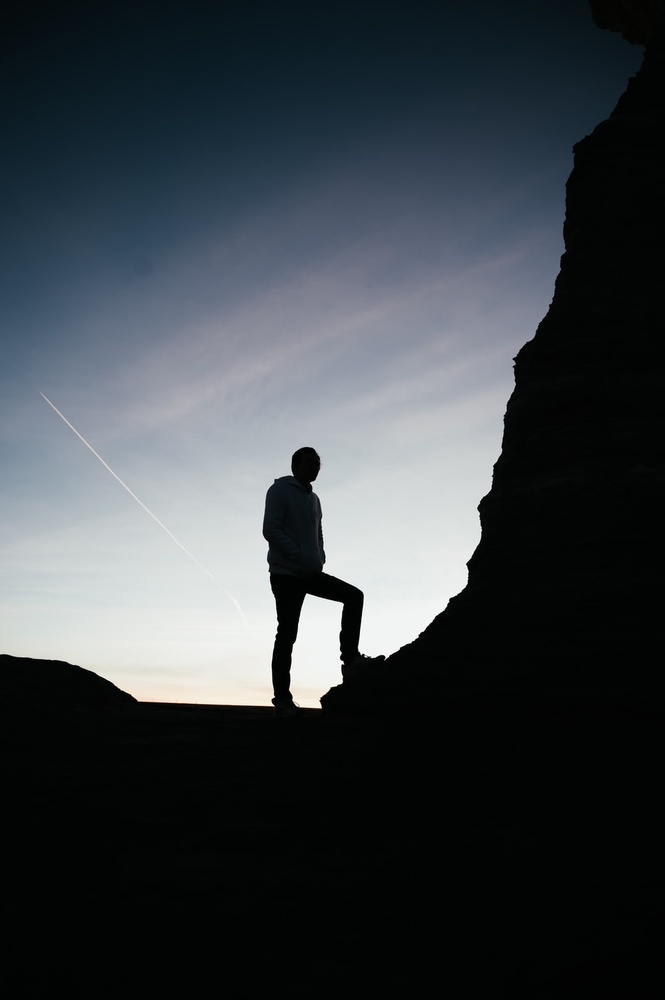
#> input picture openCV/Images/img3.jpg, 665 x 1000 px, shrunk from 1000 x 1503 before the run
$ python 7.spaces.py
#> lines starting #> are read from the running program, lines starting #| are printed output that depends on the picture
import cv2 as cv
import matplotlib.pyplot as plt

img=cv.imread("Images/img3.jpg")
#> img is the input picture: shape (1000, 665, 3); mean B, G, R 70.1, 65.6, 59.4
cv.imshow("Original",img)

gray_img=cv.cvtColor(img,cv.COLOR_BGR2GRAY)
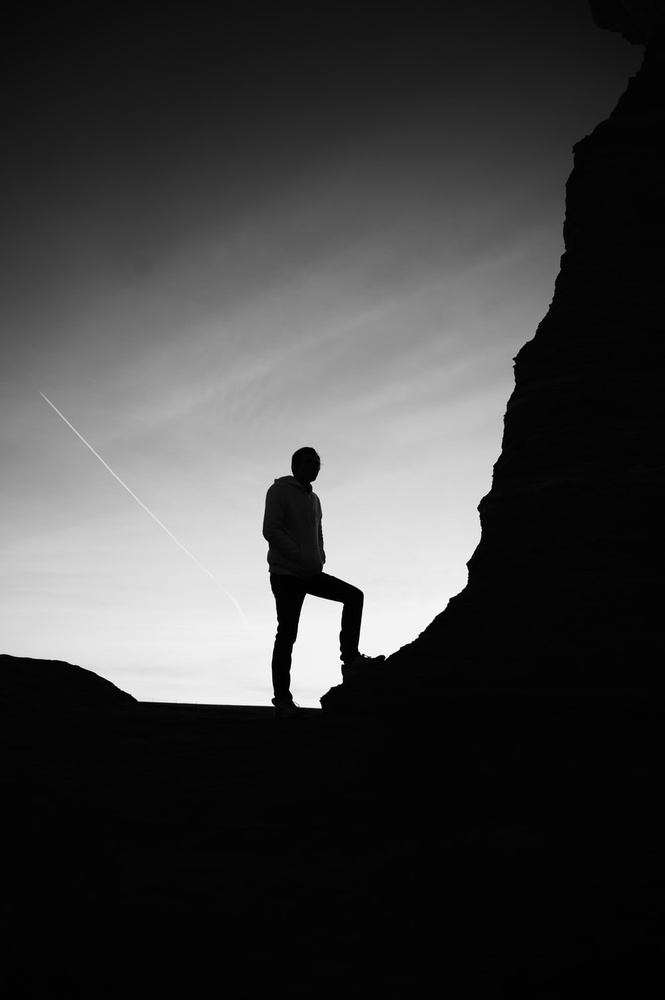
#> gray_img: shape (1000, 665); min 0, max 255, mean 64.1
cv.imshow("GrayScale",gray_img)

#Converting RGB image to HSV image
hsv_img=cv.cvtColor(img,cv.COLOR_BGR2HSV)
#> hsv_img: shape (1000, 665, 3); mean H, S, V 86.8, 93.1, 71
cv.imshow("HSV Image",hsv_img)

#Converting RGB image to LAB image
lab_img=cv.cvtColor(img,cv.COLOR_BGR2LAB)
#> lab_img: shape (1000, 665, 3); mean of channels 0, 1, 2 66.2, 127, 124.5
cv.imshow("LAB Image",lab_img)

'''#Converting BGR to RGB Image
rgb_img=cv.cvtColor(img,cv.COLOR_BGR2RGB)
cv.imshow("RGB",rgb_img)

plt.imshow(img)
plt.show()'''

l2b_img=cv.cvtColor(lab_img,cv.COLOR_LAB2BGR)
cv.imshow("Lab-->BGR",l2b_img)

h2b_img=cv.cvtColor(hsv_img,cv.COLOR_HSV2BGR)
cv.imshow("HSV-->BGR",h2b_img)

g2b_img=cv.cvtColor(gray_img,cv.COLOR_GRAY2BGR)
cv.imshow("Gray-->BGR",g2b_img)

cv.waitKey(0)

$ run again, with openCV/Images/img1.jpg copied over openCV/Images/img3.jpg
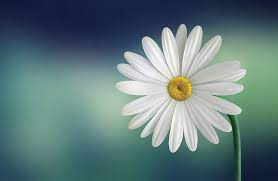
#> input picture openCV/Images/img1.jpg, 278 x 181 px
#> img is the input picture: shape (181, 278, 3); mean B, G, R 124.4, 122.5, 97.6
#> `gray_img=cv.cvtColor(img,cv.COLOR_BGR2GRAY)`:
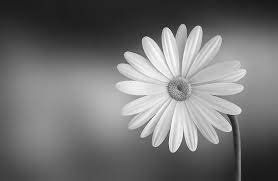
#> gray_img: shape (181, 278); min 20, max 255, mean 115.3
#> hsv_img: shape (181, 278, 3); mean H, S, V 85.1, 88.6, 131.7
#> lab_img: shape (181, 278, 3); mean of channels 0, 1, 2 124.4, 120.8, 123.4

$ run again, with openCV/Images/img2.jpg copied over openCV/Images/img3.jpg
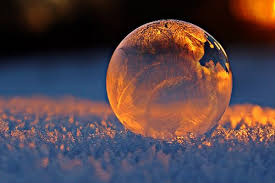
#> input picture openCV/Images/img2.jpg, 275 x 183 px
#> img is the input picture: shape (183, 275, 3); mean B, G, R 72.2, 66.8, 84.7
#> `gray_img=cv.cvtColor(img,cv.COLOR_BGR2GRAY)`:
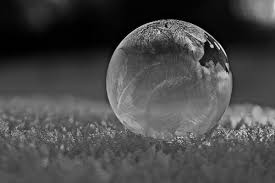
#> gray_img: shape (183, 275); min 0, max 238, mean 72.8
#> hsv_img: shape (183, 275, 3); mean H, S, V 77.2, 140.3, 106.5
#> lab_img: shape (183, 275, 3); mean of channels 0, 1, 2 78.7, 139.2, 127.8

$ run again, with openCV/Images/img4.jpg copied over openCV/Images/img3.jpg
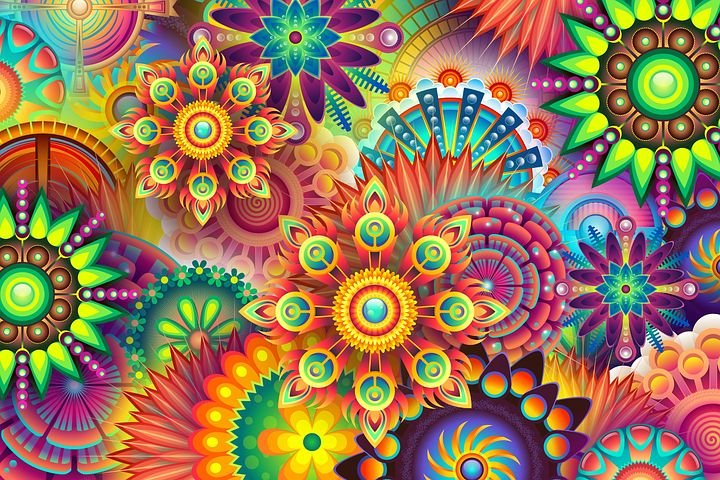
#> input picture openCV/Images/img4.jpg, 720 x 480 px
#> img is the input picture: shape (480, 720, 3); mean B, G, R 86.6, 119, 150.3
#> `gray_img=cv.cvtColor(img,cv.COLOR_BGR2GRAY)`:
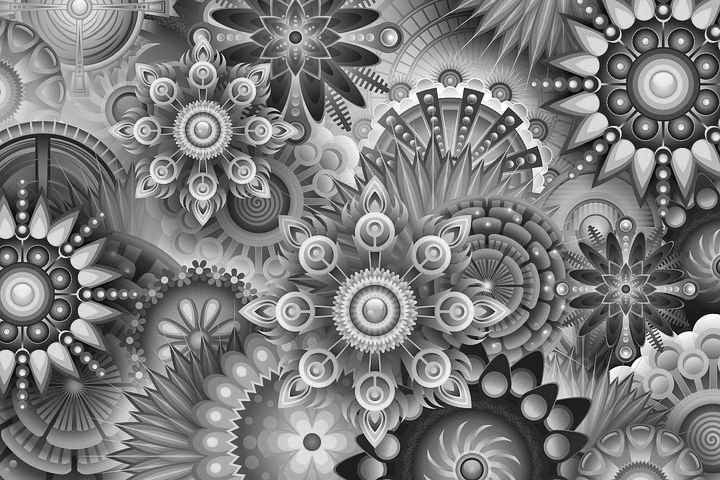
#> gray_img: shape (480, 720); min 2, max 254, mean 124.7
#> hsv_img: shape (480, 720, 3); mean H, S, V 70.8, 166, 176.6
#> lab_img: shape (480, 720, 3); mean of channels 0, 1, 2 139, 139.6, 151.2
